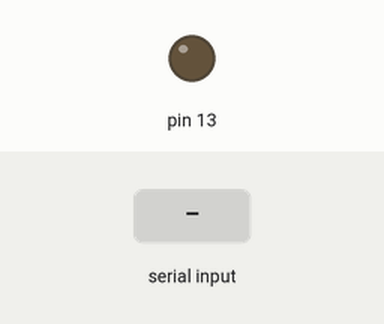
Recording of a sketch running on a simulated Arduino Uno, built with avr-gcc and run on an emulated ATmega328P. Shown: output pins drawn as LEDs (lit = HIGH). The inputs (shaded band) are chosen by the test bench.

Above: at 1.2 s.
1.3 s: "a" received over Serial
At 2.6 s:
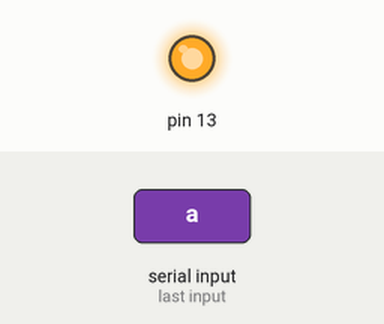
Timing chart, 0 to 10.3 s (numbered marks = the images above; inputs shaded):
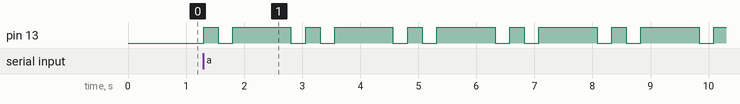

The sketch:

strings2Morse.ino
```cpp
#include <Morse.h>
 Morse test(13);
String strings; // for incoming serial data//定义字符串数组
int i=0;
void setup() {
  Serial.begin(9600); // opens serial port, sets data rate to 9600 bps
}
void loop()
{
  // reply only when you receive data:
 while(Serial.available() > 0)
  {
    strings += char(Serial.read());//读取字符串
  }
    for(i=0;i<sizeof(strings)-1;i++)//逐个将字符串里的字符转换成摩尔斯码
     {
      switch(strings[i])
        {   case 'a':test.dot();test.dash();break;
            case 'b':test.dash();test.dot();test.dot();test.dot();break;
            case 'c':test.dash();test.dot();test.dash();test.dot();break;
            case 'd':test.dash();test.dot();test.dot();break;
            case 'e':test.dot();break;
            case 'f':test.dot();test.dot();test.dash();test.dot();break;
            case 'g':test.dash();test.dash();test.dot();break;
            case 'h':test.dot();test.dot();test.dot();test.dot();break;
            case 'i':test.dot();test.dot();break;
            case 'j':test.dot();test.dash();test.dash();test.dash();break;
            case 'k':test.dash();test.dot();test.dash();break;
            case 'l':test.dot();test.dash();test.dot();test.dot();break;
            case 'm':test.dash();test.dash();break;
            case 'n':test.dash();test.dot();break;
            case 'o':test.dash();test.dash();test.dash();test.dash();break;
            case 'p':test.dot();test.dash();test.dash();test.dot();break;
            case 'q':test.dash();test.dash();test.dot();test.dash();break;
            case 'r':test.dot();test.dash();test.dot();break;
            case 's':test.dot();test.dot();test.dot();break;
            case 't':test.dash();break;
            case 'u':test.dot();test.dot();test.dash();break;
            case 'v':test.dot();test.dot();test.dot();test.dash();break;
            case 'w':test.dot();test.dash();test.dash();break;
            case 'x':test.dash();test.dot();test.dot();test.dash();break;
            case 'y':test.dash();test.dot();test.dash();test.dash();break;
            case 'z':test.dash();test.dash();test.dot();test.dot();break;
        }
        delay(1);
      }

  delay(1.5);
}
```

Morse.cpp
```cpp
#include "Arduino.h"
#include "Morse.h"
Morse::Morse(int pin) {
  pinMode(pin, OUTPUT);
  _pin = pin;
  }
void Morse::dot() {
  digitalWrite(_pin, HIGH);
  delay(250);
  digitalWrite(_pin, LOW);
  delay(250);
  }
void Morse::dash() {
  digitalWrite(_pin, HIGH);
  delay(1000);
  digitalWrite(_pin, LOW);
  delay(250);
  }
  void Morse::c_space() {
  digitalWrite(_pin, LOW);
  delay(250*3);
  }
```

Morse.h
```cpp
#ifndef  Morse_h
#define  Morse_h
#include "Arduino.h"
class  Morse  {
  public:
  Morse (int pin);
  void dot();
  void dash();
  void c_space();
  private:
  int _pin; };
#endif
```

Measured:
- after the input at 1.3 s, pin 13: LOW → HIGH at once, then repeats every 1.8 s: LOW 0.25 s, HIGH 1.0 s, LOW 0.26 s, HIGH 0.25 s
